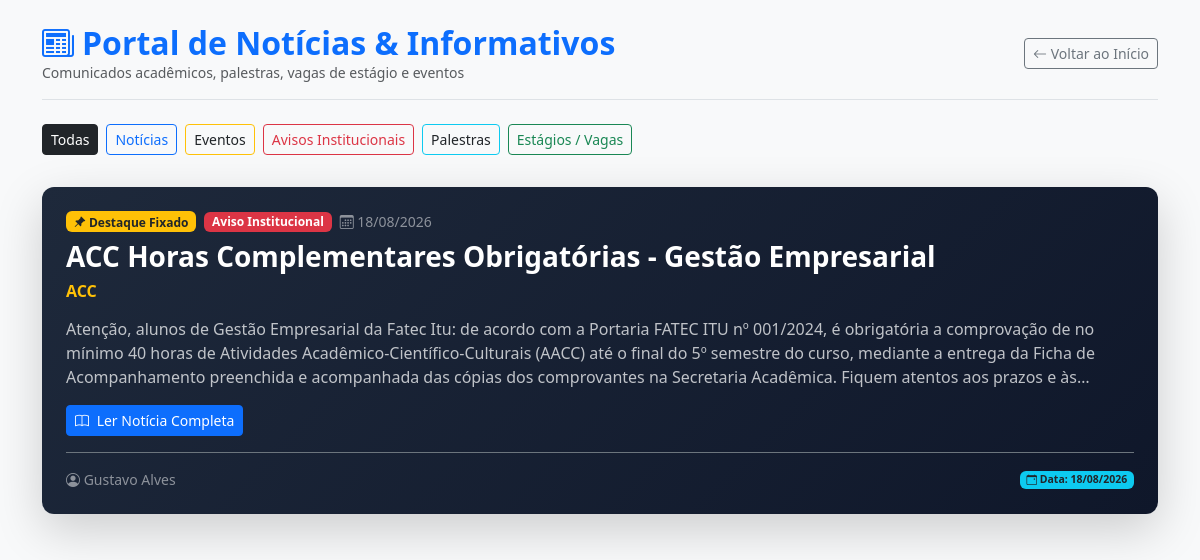
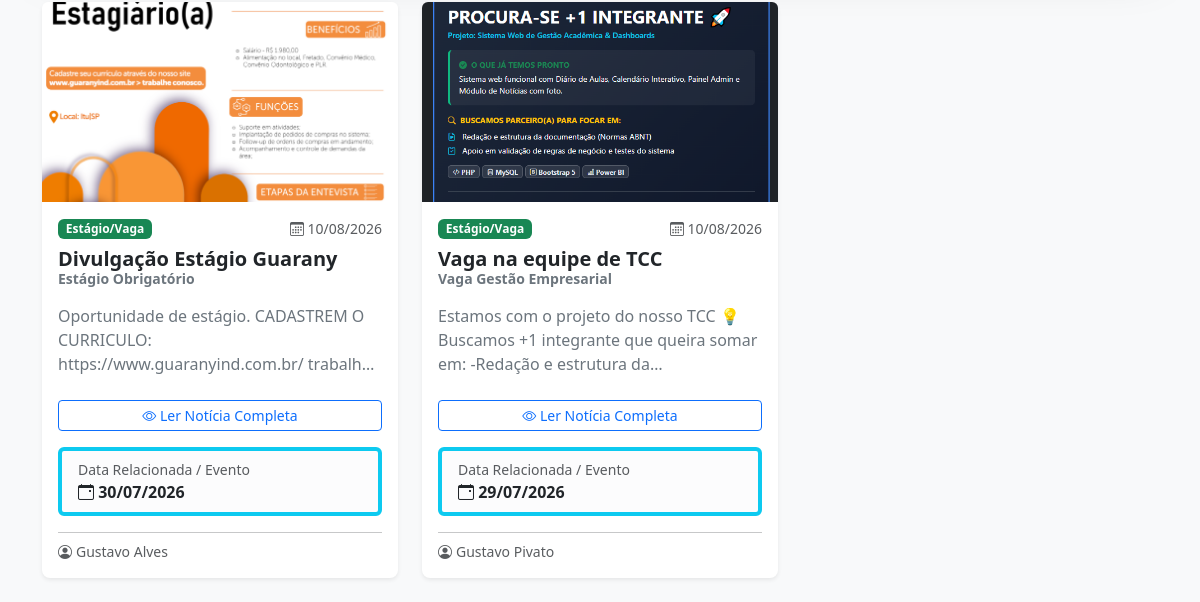
Before: /noticias.php with the older database file (2 pictures, top to bottom).
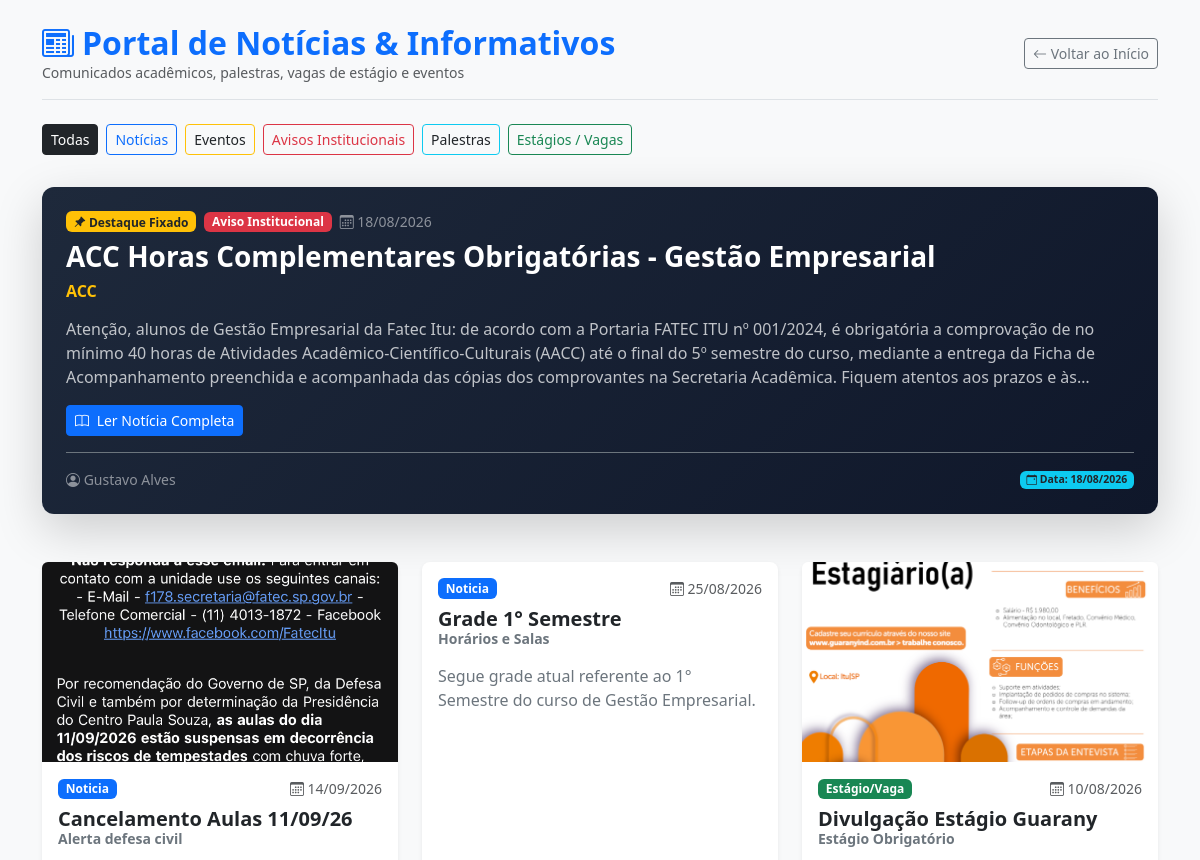
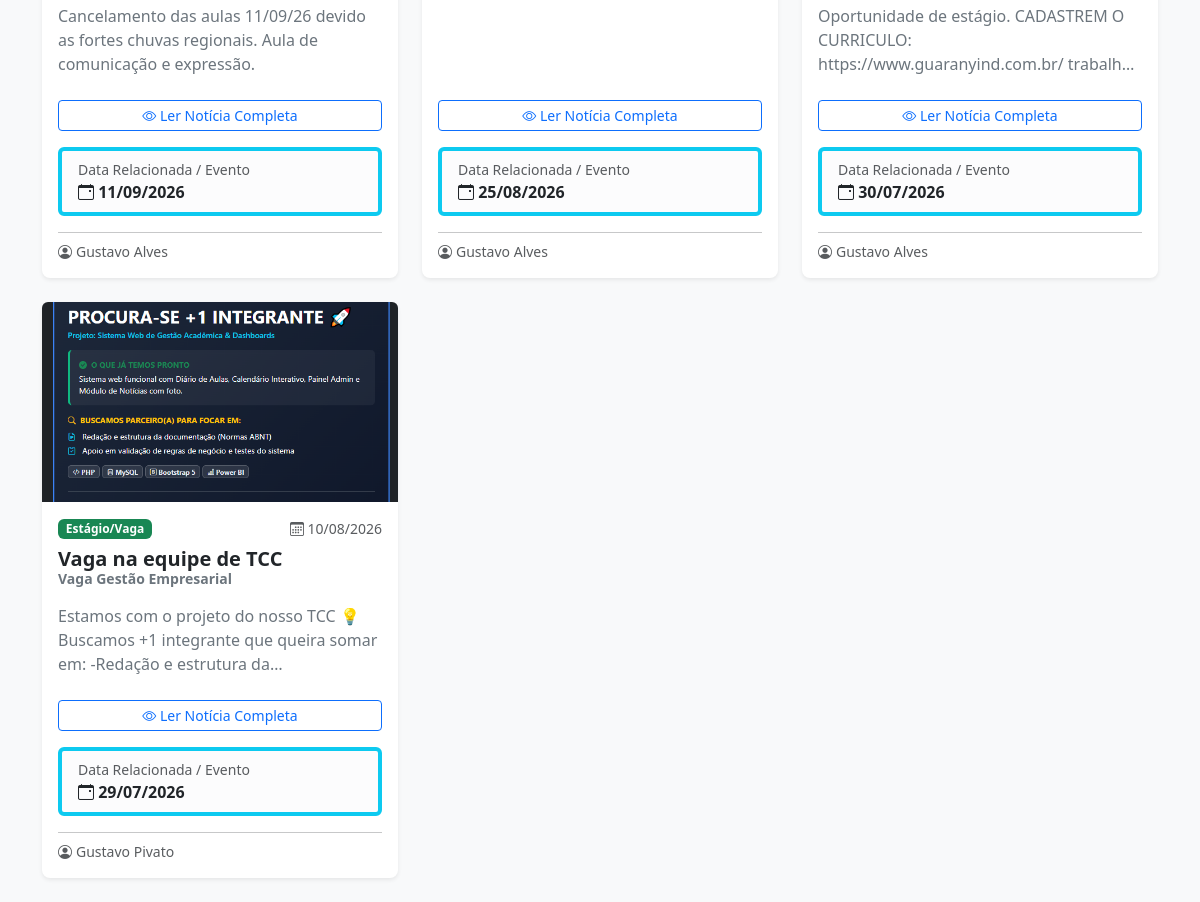
After: the same page with the newer database file (2 pictures, top to bottom).
### tables this page shows
CREATE TABLE `noticias_eventos` (
  `id` int(11) NOT NULL,
  `titulo` varchar(200) NOT NULL,
  `subtitulo` varchar(255) DEFAULT NULL,
  `conteudo` text NOT NULL,
  `tipo` enum('Noticia','Evento','Aviso Institucional','Palestra','Estágio/Vaga') NOT NULL DEFAULT 'Noticia',
  `data_evento` date DEFAULT NULL,
  `imagem_capa` varchar(255) DEFAULT NULL,
  `fixado` tinyint(1) DEFAULT 0,
  `status` enum('rascunho','publicado') DEFAULT 'publicado',
  `usuario_id` int(11) NOT NULL,
  `created_at` timestamp NOT NULL DEFAULT current_timestamp(),
  `updated_at` timestamp NOT NULL DEFAULT current_timestamp() ON UPDATE current_timestamp()
);

CREATE TABLE `usuarios` (
  `id` int(11) NOT NULL,
  `nome` varchar(100) NOT NULL,
  `email` varchar(100) NOT NULL,
  `senha` varchar(255) NOT NULL,
  `perfil` enum('admin','aluno') DEFAULT 'aluno',
  `created_at` timestamp NOT NULL DEFAULT current_timestamp()
);

### noticias.php (the view, shortened to what this page needs)
<?php
require_once __DIR__ . '/includes/config.php';
function getBadgeColor($tipo) {
    return match (mb_strtolower(trim($tipo), 'UTF-8')) {
        'aviso institucional', 'aviso' => 'bg-danger',
        'estágio/vaga', 'estagio/vaga', 'vaga' => 'bg-success',
        'evento' => 'bg-warning text-dark',
        'palestra' => 'bg-info text-dark',
        'noticia', 'notícia' => 'bg-primary',
        default => 'bg-secondary',
    };
}
$categoria_filtro = $_GET['cat'] ?? 'todas';
try {
    $sql = "
        SELECT n.*, u.nome AS autor
        FROM noticias_eventos n
        LEFT JOIN usuarios u ON n.usuario_id = u.id
    ";
    $sql .= " ORDER BY n.fixado DESC, COALESCE(n.data_evento, n.created_at) DESC LIMIT 12";
    $stmt = $pdo->prepare($sql);
    $stmt->execute();
    $noticias = $stmt->fetchAll(PDO::FETCH_ASSOC);
} catch (PDOException $e) {
    die("Erro na consulta do banco de dados.");
}
$destaque = null;
if (!empty($noticias) && $categoria_filtro === 'todas') {
    $destaque = array_shift($noticias);
}
?>
<!DOCTYPE html>
<html lang="pt-BR">
<head>
    <link href="https://cdn.jsdelivr.net/npm/bootstrap@5.3.0/dist/css/bootstrap.min.css" rel="stylesheet">
    <link rel="stylesheet" href="https://cdn.jsdelivr.net/npm/bootstrap-icons@1.11.0/font/bootstrap-icons.css">
</head>
<body class="bg-body-tertiary">
<div class="container my-4">
    <div class="d-flex justify-content-between align-items-center mb-4 pb-3 border-bottom">
        <div>
            <h2 class="fw-bold mb-0 text-primary"><i class="bi bi-newspaper me-2"></i>Portal de Notícias & Informativos</h2>
            <p class="text-muted small mb-0">Comunicados acadêmicos, palestras, vagas de estágio e eventos</p>
        </div>
        <a href="index.php" class="btn btn-outline-secondary btn-sm"><i class="bi bi-arrow-left"></i> Voltar ao Início</a>
    </div>
    <div class="d-flex gap-2 mb-4 overflow-x-auto pb-2">
        <a href="noticias.php?cat=todas" class="btn btn-sm <?= $categoria_filtro === 'todas' ? 'btn-dark' : 'btn-outline-dark' ?>">Todas</a>
        <a href="noticias.php?cat=noticia" class="btn btn-sm <?= $categoria_filtro === 'noticia' ? 'btn-primary' : 'btn-outline-primary' ?>">Notícias</a>
        <a href="noticias.php?cat=evento" class="btn btn-sm <?= $categoria_filtro === 'evento' ? 'btn-warning text-dark' : 'btn-outline-warning text-dark' ?>">Eventos</a>
        <a href="noticias.php?cat=aviso" class="btn btn-sm <?= $categoria_filtro === 'aviso' ? 'btn-danger' : 'btn-outline-danger' ?>">Avisos Institucionais</a>
        <a href="noticias.php?cat=palestra" class="btn btn-sm <?= $categoria_filtro === 'palestra' ? 'btn-info text-dark' : 'btn-outline-info text-dark' ?>">Palestras</a>
        <a href="noticias.php?cat=estágio/vaga" class="btn btn-sm <?= ($categoria_filtro === 'estágio/vaga' || $categoria_filtro === 'vaga') ? 'btn-success' : 'btn-outline-success' ?>">Estágios / Vagas</a>
    </div>
    <?php if ($destaque): ?>
        <div class="card hero-card shadow-lg border-0 mb-5 overflow-hidden">
            <div class="row g-0">
                <div class="col-md-<?= (!empty($destaque['imagem_capa']) && file_exists('uploads/' . $destaque['imagem_capa'])) ? '6' : '12' ?> p-4 d-flex flex-column justify-content-between">
                    <div>
                        <div class="d-flex align-items-center gap-2 mb-2">
                            <?php if ($destaque['fixado']): ?>
                                <span class="badge bg-warning text-dark"><i class="bi bi-pin-angle-fill"></i> Destaque Fixado</span>
                            <?php endif; ?>
                            <span class="badge <?= getBadgeColor($destaque['tipo']) ?>"><?= htmlspecialchars($destaque['tipo']) ?></span>
                            <small class="text-white-50"><i class="bi bi-calendar3"></i> <?= date('d/m/Y', strtotime($destaque['created_at'])) ?></small>
                        </div>
                        <h3 class="fw-bold mb-2 text-white"><?= htmlspecialchars($destaque['titulo']) ?></h3>
                        <?php if (!empty($destaque['subtitulo'])): ?>
                            <h6 class="text-warning fw-semibold mb-3"><?= htmlspecialchars($destaque['subtitulo']) ?></h6>
                        <?php endif; ?>
                        <div class="text-light opacity-75 mb-3 text-truncate-3">
                            <?= strip_tags($destaque['conteudo']) ?>
                        </div>
                    </div>
                    <div>
                        <a href="noticia_detalhe.php?id=<?= $destaque['id'] ?>" class="btn btn-primary btn-sm mb-3"><i class="bi bi-book me-1"></i> Ler Notícia Completa</a>
                        <div class="pt-3 border-top border-secondary text-white-50 small d-flex justify-content-between align-items-center">
                            <span><i class="bi bi-person-circle"></i> <?= htmlspecialchars($destaque['autor'] ?? 'Administração') ?></span>
                            <?php if (!empty($destaque['data_evento'])): ?>
                                <span class="badge bg-info text-dark"><i class="bi bi-calendar-event"></i> Data: <?= date('d/m/Y', strtotime($destaque['data_evento'])) ?></span>
                            <?php endif; ?>
                        </div>
                    </div>
                </div>
            </div>
        </div>
    <?php endif; ?>
    <div class="row g-4">
        <?php if (empty($noticias) && !$destaque): ?>
            <div class="col-12">
                <div class="alert alert-info text-center py-5 shadow-sm border-0">
                    <i class="bi bi-info-circle fs-2 d-block mb-2"></i>
                    Nenhum registro encontrado para a categoria selecionada.
                </div>
            </div>
        <?php else: ?>
            <?php foreach ($noticias as $item): ?>
                <div class="col-md-6 col-lg-4">
                    <div class="card h-100 card-noticia shadow-sm bg-white rounded-3">
                        <?php if (!empty($item['imagem_capa']) && file_exists('uploads/' . $item['imagem_capa'])): ?>
                            <div class="img-wrapper ratio ratio-16x9 rounded-top">
                                <img src="uploads/<?= htmlspecialchars($item['imagem_capa']) ?>"
                                     class="img-expandivel"
                                     alt="Capa"
                                     data-titulo="<?= htmlspecialchars($item['titulo']) ?>"
                                     data-img="uploads/<?= htmlspecialchars($item['imagem_capa']) ?>">
                            </div>
                        <?php endif; ?>
                        <div class="card-body d-flex flex-column">
                            <div class="d-flex justify-content-between align-items-center mb-2">
                                <div class="d-flex gap-1 align-items-center">
                                    <span class="badge <?= getBadgeColor($item['tipo']) ?>"><?= htmlspecialchars($item['tipo']) ?></span>
                                </div>
                                <small class="text-muted"><i class="bi bi-calendar3"></i> <?= date('d/m/Y', strtotime($item['created_at'])) ?></small>
                            </div>
                            <h5 class="card-title fw-bold text-dark mb-1"><?= htmlspecialchars($item['titulo']) ?></h5>
                            <?php if (!empty($item['subtitulo'])): ?>
                                <h6 class="card-subtitle mb-2 text-secondary fw-semibold small"><?= htmlspecialchars($item['subtitulo']) ?></h6>
                            <?php endif; ?>
                            <p class="card-text text-secondary mt-2 flex-grow-1 text-truncate-3">
                                <?= strip_tags($item['conteudo']) ?>
                            </p>
                            <a href="noticia_detalhe.php?id=<?= $item['id'] ?>" class="btn btn-outline-primary btn-sm w-100 mt-2 mb-2">
                                <i class="bi bi-eye"></i> Ler Notícia Completa
                            </a>
                            <?php if (!empty($item['data_evento'])): ?>
                                <div class="alert alert-light border-start border-info border-4 py-2 px-3 mt-2 mb-0">
                                    <small class="text-muted d-block">Data Relacionada / Evento</small>
                                    <strong class="text-dark"><i class="bi bi-calendar-event"></i> <?= date('d/m/Y', strtotime($item['data_evento'])) ?></strong>
                                </div>
                            <?php endif; ?>
                        </div>
                        <div class="card-footer bg-transparent border-0 pt-0 pb-3 px-3">
                            <hr class="mt-0 mb-2">
                            <small class="text-muted d-flex align-items-center gap-1">
                                <i class="bi bi-person-circle"></i> <?= htmlspecialchars($item['autor'] ?? 'Administração') ?>
                            </small>
                        </div>
                    </div>
                </div>
            <?php endforeach; ?>
        <?php endif; ?>
    </div>
</div>
</body>
</html>

### noticias.php (style rules this page uses)
.card-noticia { transition: transform 0.2s ease, box-shadow 0.2s ease; border: none; }
.img-wrapper { overflow: hidden; }
.img-wrapper img { transition: transform 0.3s ease; object-fit: cover; cursor: pointer; }
.text-truncate-3 { display: -webkit-box; -webkit-line-clamp: 3; -webkit-box-orient: vertical; overflow: hidden; text-overflow: ellipsis; }
.hero-card { background: linear-gradient(135deg, #1e293b 0%, #0f172a 100%); color: white; border-radius: 12px; }

Changed rows visible on the page:
added noticias_eventos: imagem_capa (picture), tipo "Noticia", created_at "14/09/2026", titulo "Cancelamento Aulas 11/09/26", subtitulo "Alerta defesa civil", conteudo "Cancelamento das aulas 11/09/26 devido as fortes chuvas regionais. Aula de comunicação e expressão.", data_evento "11/09/2026", usuario.nome "Gustavo Alves"
added noticias_eventos: tipo "Noticia", created_at "25/08/2026", titulo "Grade 1° Semestre", subtitulo "Horários e Salas", conteudo "Segue grade atual referente ao 1° Semestre do curso de Gestão Empresarial.", data_evento "25/08/2026", usuario.nome "Gustavo Alves"
